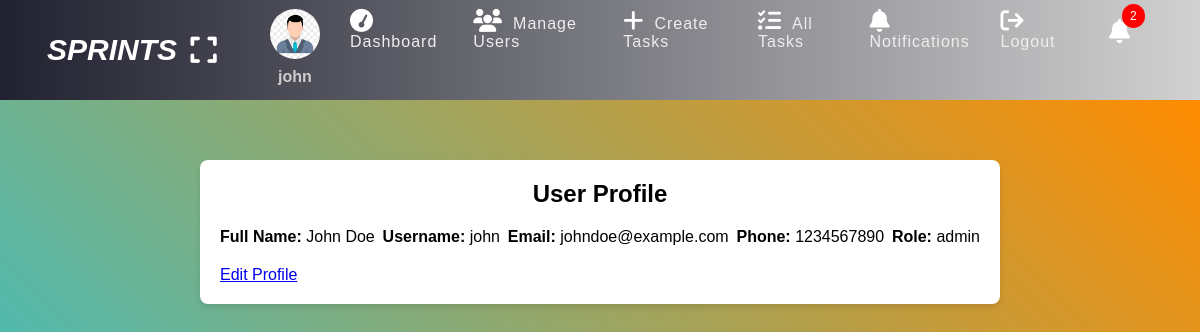
The app's page /profile.php (signed in) with its own data.
### tables this page shows
CREATE TABLE `users` (
  `user_id` int(11) NOT NULL,
  `full_name` varchar(60) NOT NULL,
  `username` varchar(60) NOT NULL,
  `email_id` varchar(60) NOT NULL,
  `phone` varchar(15) NOT NULL,
  `password` varchar(255) NOT NULL,
  `role` enum('admin','employee') NOT NULL,
  `created_at` timestamp NOT NULL DEFAULT current_timestamp()
);

### database_fetches.php (called while the page is built, shortened)
<?php
function get_user_details($conn, $user_id) {
    $sql = "SELECT * FROM users WHERE user_id = ?";
    $stmt = $conn->prepare($sql);
    $stmt->execute([$user_id]);
    if ($stmt->rowCount() > 0) {
        return $stmt->fetch();
    } else {
        return false;
    }
}
?>

### profile.php (the view, shortened to what this page needs)
<?php
if (isset($_SESSION['role']) && isset($_SESSION['id'])) {
    include "SQL_Connection.php";
    include "database_fetches.php";
    $user_id = $_SESSION['id'];
    $user_details = get_user_details($conn, $user_id);
?>
<!DOCTYPE html>
<html lang="en">
<head>
    <link rel="stylesheet" href="https://cdnjs.cloudflare.com/ajax/libs/font-awesome/6.7.2/css/all.min.css">
    <link rel="stylesheet" href="styles.css">
</head>
<body>
    <?php include "header.php"; ?>
    <div class="body">
        <section class="section-1">
            <div class="profile-container">
                <h2>User Profile</h2>
                <div class="profile-info">
                    <p><strong>Full Name:</strong> <?= htmlspecialchars($user_details['full_name']) ?></p>
                    <p><strong>Username:</strong> <?= htmlspecialchars($user_details['username']) ?></p>
                    <p><strong>Email:</strong> <?= htmlspecialchars($user_details['email_id']) ?></p>
                    <p><strong>Phone:</strong> <?= htmlspecialchars($user_details['phone']) ?></p>
                    <p><strong>Role:</strong> <?= htmlspecialchars($user_details['role']) ?></p>
                </div>
                <a href="edit-profile.php" class="btn-edit-profile">Edit Profile</a>
            </div>
        </section>
    </div>
</body>
</html>
<?php } else {
    $em = "You need to be logged in to view the profile!";
    header("Location: login.php?error=$em");
    exit();
}
?>

### styles.css (style rules this page uses)
* { padding: 0; margin: 0; box-sizing: border-box; font-family: arial, sans-serif; }
.section-1 { padding: 30px; width: 100%; height: 900px; justify-content: center; background: linear-gradient(45deg, #00CFFF, #FF8C00); }
html body { height: 100% !important; margin: 0; padding: 0; font-family: Arial, sans-serif; }
body { background-color: #f4f4f9; }
body { animation: fadeIn 1s ease-out; }
.profile-container { max-width: 800px; margin: 30px auto; padding: 20px; background-color: #fff; border-radius: 8px; box-shadow: 0px 4px 6px rgba(0, 0, 0, 0.1); }
.profile-container h2 { font-size: 24px; margin-bottom: 20px; text-align: center; }
.profile-info { display: flex; align-items: center; justify-content: space-between; margin-bottom: 20px; }

### records on screen
users: full_name "John Doe", username "john", email "johndoe@example.com", phone "1234567890", role "admin"

### other values on screen
$_SESSION['username'] "john"
$notificationCount "2"
